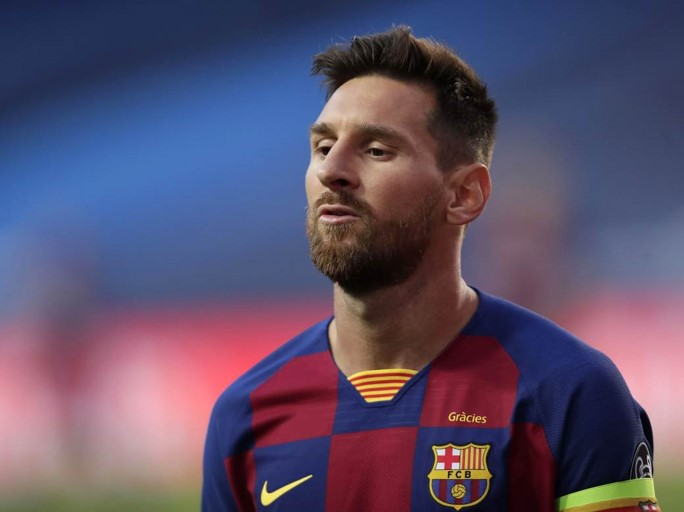
#> input picture image-handling/02-examples/template.jpg, 684 x 512 px
$ python 00_messi.py
#> lines starting #> are read from the running program, lines starting #| are printed output that depends on the picture
import cv2 as cv
import numpy as np

# read
from matplotlib import pyplot as plt
img = cv.imread('template.jpg', cv.IMREAD_GRAYSCALE)
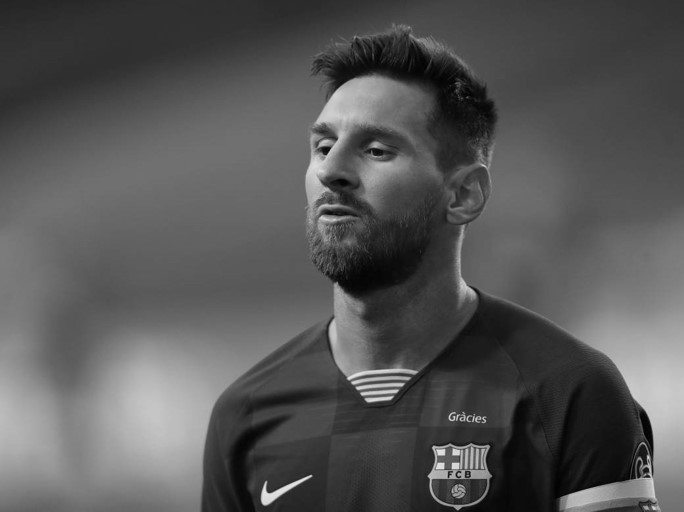
#> img: shape (512, 684); min 0, max 236, mean 86.6
assert img is not None, "file could not be read, check with os.path.exists()"

# read
img2 = img.copy()
template = cv.imread('face.jpg', cv.IMREAD_GRAYSCALE)
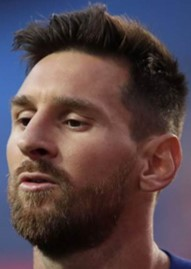
#> input picture image-handling/02-examples/face.jpg, 191 x 269 px
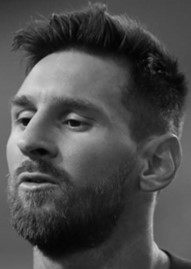
#> template: shape (269, 191); min 0, max 222, mean 75.7
assert template is not None, "file could not be read, check with os.path.exists()"

# get template shape
w, h = template.shape[::-1]
#> w = 191; h = 269

# All the 6 methods for comparison in a list
methods = ['cv.TM_CCOEFF', 'cv.TM_CCOEFF_NORMED', 'cv.TM_CCORR',
            'cv.TM_CCORR_NORMED', 'cv.TM_SQDIFF', 'cv.TM_SQDIFF_NORMED']

# for each method
for meth in methods:
    # copy of the image (do not destroy the original image)
    img = img2.copy()

    # run an evaluation
    method = eval(meth)

    # Apply template Matching
    res = cv.matchTemplate(img,template,method)
    min_val, max_val, min_loc, max_loc = cv.minMaxLoc(res)

    # If the method is TM_SQDIFF or TM_SQDIFF_NORMED, take minimum
    # some specials
    if method in [cv.TM_SQDIFF, cv.TM_SQDIFF_NORMED]:
        top_left = min_loc
    else:
        top_left = max_loc

    # create the plots
    bottom_right = (top_left[0] + w, top_left[1] + h)
    cv.rectangle(img,top_left, bottom_right, 255, 2)
    plt.subplot(121),plt.imshow(res,cmap = 'gray')
    plt.title('Matching Result'), plt.xticks([]), plt.yticks([])
    plt.subplot(122),plt.imshow(img,cmap = 'gray')
    plt.title('Detected Point'), plt.xticks([]), plt.yticks([])
    plt.suptitle(meth)
    plt.show()
#> this loop made 6 passes
#> (min_val, max_val, min_loc, top_left, bottom_right) on passes 1 to 4: (-27558168, 84160760, (66, 186), (301, 29), (492, 298)), (-0.371, 0.857, (65, 165), (301, 29), (492, 298)), (211477008, 512146432, (392, 243), (0, 243), (191, 512)), (0.674, 0.964, (462, 243), (301, 29), (492, 298))
#> (min_val, max_val, max_loc, top_left, bottom_right) on passes 5 to 6: (28250400, 314677248, (59, 218), (301, 29), (492, 298)), (0.0725, 0.683, (403, 243), (301, 29), (492, 298))
#> pass 1, `res = cv.matchTemplate(img,template,method)`:
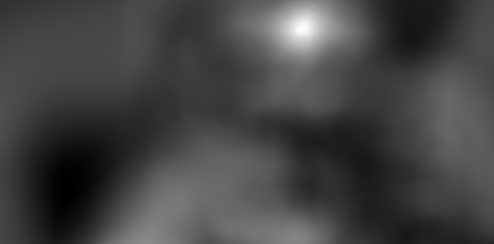
#> res: shape (244, 494) float32; min -27558168, max 84160760, mean 2301654.8; drawn with min black and max white
#> pass 1, `plt.show()`:
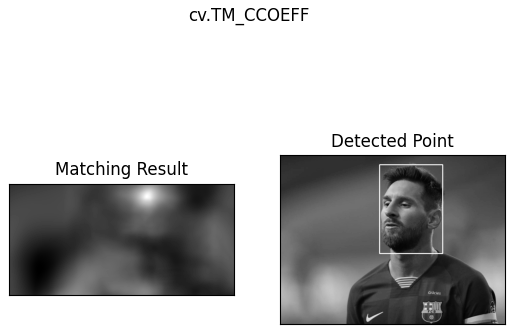
#> figure drawn by matplotlib, 2 panels
#> pass 3, `res = cv.matchTemplate(img,template,method)`:
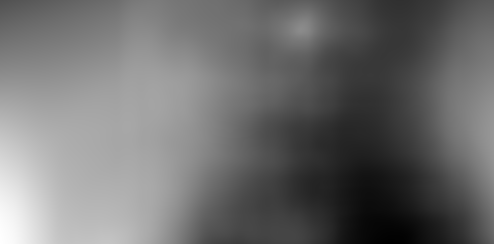
#> res: shape (244, 494) float32; min 211477008, max 512146432, mean 341682784; drawn with min black and max white
#> after the loop:
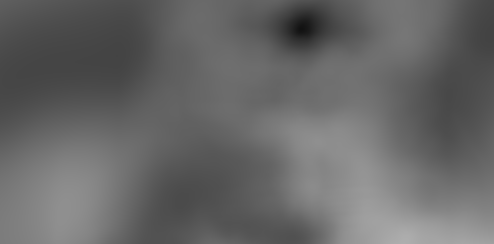
#> res: shape (244, 494) float32; min 0.0725, max 0.683, mean 0.404
